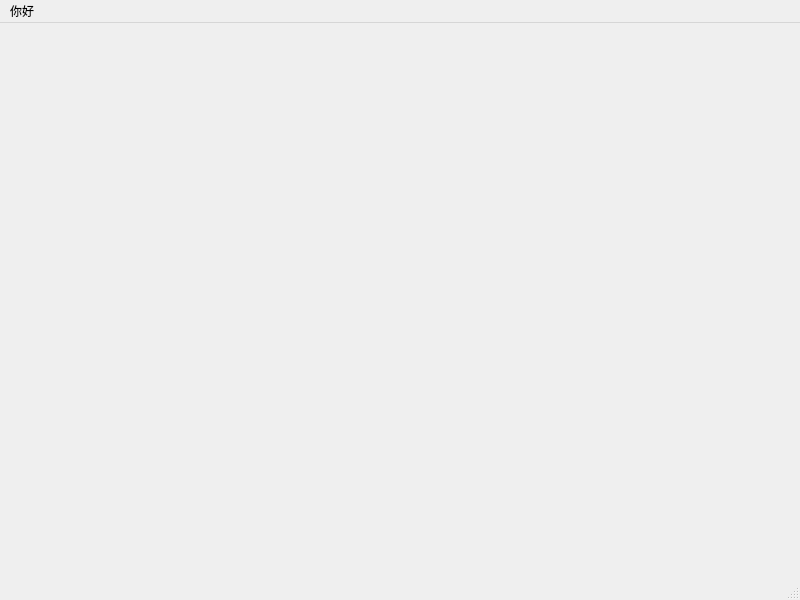
<?xml version="1.0" encoding="UTF-8"?>
<ui version="4.0">
 <class>Startwindow</class>
 <widget class="QMainWindow" name="Startwindow">
  <property name="geometry">
   <rect>
    <x>0</x>
    <y>0</y>
    <width>800</width>
    <height>600</height>
   </rect>
  </property>
  <property name="windowTitle">
   <string>Startwindow</string>
  </property>
  <widget class="QWidget" name="centralwidget"/>
  <widget class="QMenuBar" name="menubar">
   <property name="geometry">
    <rect>
     <x>0</x>
     <y>0</y>
     <width>800</width>
     <height>21</height>
    </rect>
   </property>
   <widget class="QMenu" name="menu">
    <property name="title">
     <string>你好</string>
    </property>
   </widget>
   <addaction name="menu"/>
  </widget>
  <widget class="QStatusBar" name="statusbar"/>
 </widget>
 <resources/>
 <connections/>
</ui>
